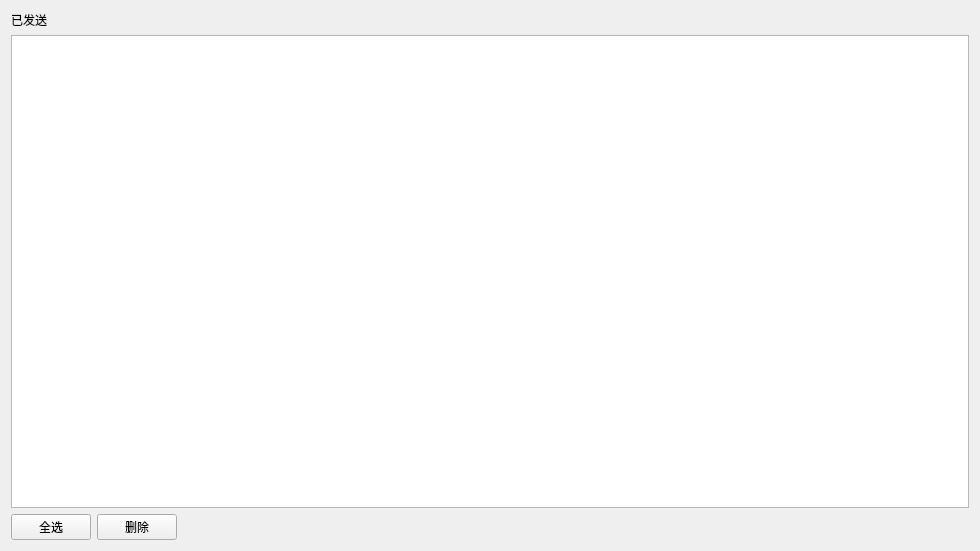
<?xml version="1.0" encoding="UTF-8"?>
<ui version="4.0">
 <class>SendBox</class>
 <widget class="QWidget" name="SendBox">
  <property name="geometry">
   <rect>
    <x>0</x>
    <y>0</y>
    <width>980</width>
    <height>551</height>
   </rect>
  </property>
  <property name="windowTitle">
   <string>Form</string>
  </property>
  <layout class="QVBoxLayout" name="verticalLayout">
   <item>
    <widget class="QLabel" name="label">
     <property name="text">
      <string>已发送</string>
     </property>
    </widget>
   </item>
   <item>
    <widget class="QTableView" name="tableView"/>
   </item>
   <item>
    <layout class="QHBoxLayout" name="horizontalLayout">
     <item>
      <widget class="QPushButton" name="allSelectButton">
       <property name="text">
        <string>全选</string>
       </property>
      </widget>
     </item>
     <item>
      <widget class="QPushButton" name="deleteButton">
       <property name="text">
        <string>删除</string>
       </property>
      </widget>
     </item>
     <item>
      <spacer name="horizontalSpacer">
       <property name="orientation">
        <enum>Qt::Horizontal</enum>
       </property>
       <property name="sizeHint" stdset="0">
        <size>
         <width>40</width>
         <height>20</height>
        </size>
       </property>
      </spacer>
     </item>
    </layout>
   </item>
  </layout>
 </widget>
 <resources/>
 <connections/>
</ui>
